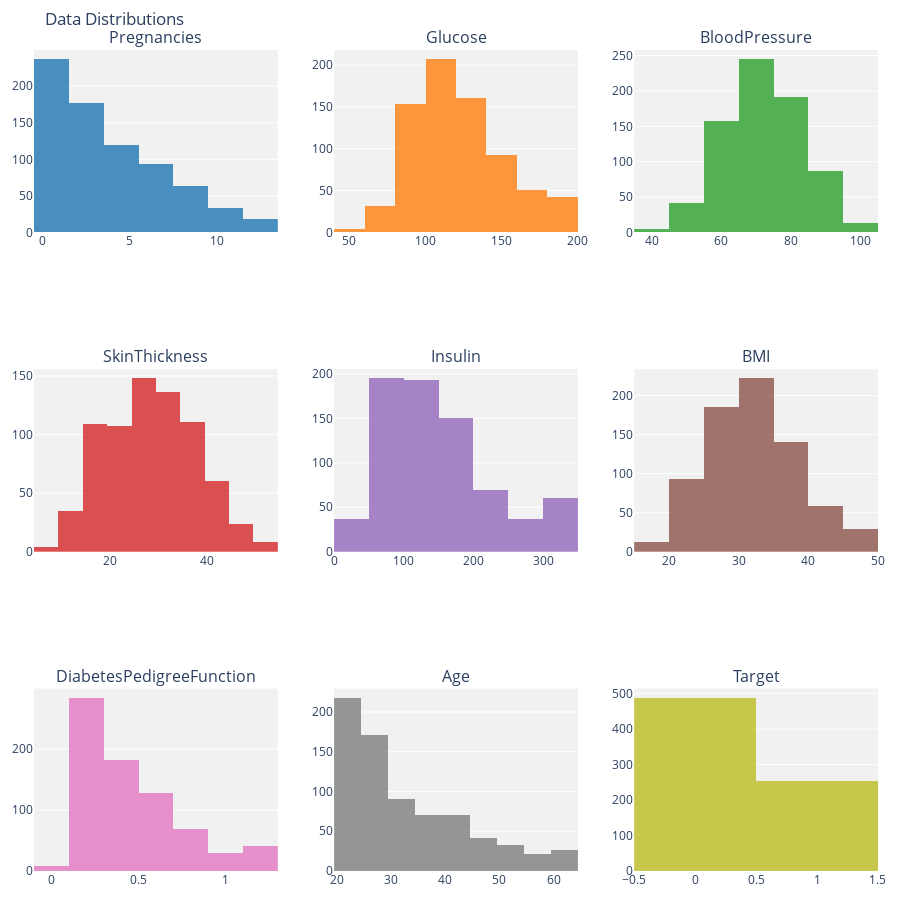

Here is the notebook cell this chart was saved with:
### Code cell
# Create a 3x3 grid of subplots
fig = make_subplots(rows=3, cols=3, subplot_titles=features + ['Target'])

# Define a color palette
colors = [
    'rgba(31, 119, 180, 0.8)', 'rgba(255, 127, 14, 0.8)', 'rgba(44, 160, 44, 0.8)',
    'rgba(214, 39, 40, 0.8)', 'rgba(148, 103, 189, 0.8)', 'rgba(140, 86, 75, 0.8)',
    'rgba(227, 119, 194, 0.8)', 'rgba(127, 127, 127, 0.8)', 'rgba(188, 189, 34, 0.8)'
]

# Add histograms for each feature
for i, feature in enumerate(features):
    row, col = (i // 3) + 1, (i % 3) + 1
    fig.add_trace(
        go.Histogram(
            x=df[feature],
            name=feature,
            marker_color=colors[i],
            hoverinfo="x+y",
            nbinsx=10
        ),
        row=row,
        col=col
    )

# Add target distribution
fig.add_trace(
    go.Histogram(
        x=df[target],
        name=target,
        marker_color=colors[-1],
        hoverinfo="x+y",
        nbinsx=2
    ),
    row=3,
    col=3
)

# Update layout for better appearance
fig.update_layout(
    height=900,
    width=900,
    title_text="Data Distributions",
    showlegend=False,
    plot_bgcolor='rgba(240, 240, 240, 0.9)',  # Light grey background
    margin=dict(t=50, l=20, r=20, b=20)
)

# Show the interactive figure
fig.show()

### Figure 1 — Plotly figure (JSON) as saved in the notebook; plotly's stock layout.template omitted (floating-point values rounded to 4 significant figures; data arrays with more than 128 entries replaced by an {"elided": "..."} marker saying what was removed)
{"data": [{"hoverinfo": "x+y", "marker": {"color": "rgba(31, 119, 180, 0.8)"}, "name": "Pregnancies", "nbinsx": 10, "type": "histogram", "x": {"elided": "742 int values"}, "xaxis": "x", "yaxis": "y"}, {"hoverinfo": "x+y", "marker": {"color": "rgba(255, 127, 14, 0.8)"}, "name": "Glucose", "nbinsx": 10, "type": "histogram", "x": {"elided": "742 float values"}, "xaxis": "x2", "yaxis": "y2"}, {"hoverinfo": "x+y", "marker": {"color": "rgba(44, 160, 44, 0.8)"}, "name": "BloodPressure", "nbinsx": 10, "type": "histogram", "x": {"elided": "742 float values"}, "xaxis": "x3", "yaxis": "y3"}, {"hoverinfo": "x+y", "marker": {"color": "rgba(214, 39, 40, 0.8)"}, "name": "SkinThickness", "nbinsx": 10, "type": "histogram", "x": {"elided": "742 int values"}, "xaxis": "x4", "yaxis": "y4"}, {"hoverinfo": "x+y", "marker": {"color": "rgba(148, 103, 189, 0.8)"}, "name": "Insulin", "nbinsx": 10, "type": "histogram", "x": {"elided": "742 float values"}, "xaxis": "x5", "yaxis": "y5"}, {"hoverinfo": "x+y", "marker": {"color": "rgba(140, 86, 75, 0.8)"}, "name": "BMI", "nbinsx": 10, "type": "histogram", "x": {"elided": "742 float values"}, "xaxis": "x6", "yaxis": "y6"}, {"hoverinfo": "x+y", "marker": {"color": "rgba(227, 119, 194, 0.8)"}, "name": "DiabetesPedigreeFunction", "nbinsx": 10, "type": "histogram", "x": {"elided": "742 float values"}, "xaxis": "x7", "yaxis": "y7"}, {"hoverinfo": "x+y", "marker": {"color": "rgba(127, 127, 127, 0.8)"}, "name": "Age", "nbinsx": 10, "type": "histogram", "x": {"elided": "742 int values"}, "xaxis": "x8", "yaxis": "y8"}, {"hoverinfo": "x+y", "marker": {"color": "rgba(188, 189, 34, 0.8)"}, "name": "Outcome", "nbinsx": 2, "type": "histogram", "x": {"elided": "742 int values"}, "xaxis": "x9", "yaxis": "y9"}], "layout": {"annotations": [{"font": {"size": 16}, "showarrow": false, "text": "Pregnancies", "x": 0.1444, "xanchor": "center", "xref": "paper", "y": 1, "yanchor": "bottom", "yref": "paper"}, {"font": {"size": 16}, "showarrow": false, "text": "Glucose", "x": 0.5, "xanchor": "center", "xref": "paper", "y": 1, "yanchor": "bottom", "yref": "paper"}, {"font": {"size": 16}, "showarrow": false, "text": "BloodPressure", "x": 0.8556, "xanchor": "center", "xref": "paper", "y": 1, "yanchor": "bottom", "yref": "paper"}, {"font": {"size": 16}, "showarrow": false, "text": "SkinThickness", "x": 0.1444, "xanchor": "center", "xref": "paper", "y": 0.6111, "yanchor": "bottom", "yref": "paper"}, {"font": {"size": 16}, "showarrow": false, "text": "Insulin", "x": 0.5, "xanchor": "center", "xref": "paper", "y": 0.6111, "yanchor": "bottom", "yref": "paper"}, {"font": {"size": 16}, "showarrow": false, "text": "BMI", "x": 0.8556, "xanchor": "center", "xref": "paper", "y": 0.6111, "yanchor": "bottom", "yref": "paper"}, {"font": {"size": 16}, "showarrow": false, "text": "DiabetesPedigreeFunction", "x": 0.1444, "xanchor": "center", "xref": "paper", "y": 0.2222, "yanchor": "bottom", "yref": "paper"}, {"font": {"size": 16}, "showarrow": false, "text": "Age", "x": 0.5, "xanchor": "center", "xref": "paper", "y": 0.2222, "yanchor": "bottom", "yref": "paper"}, {"font": {"size": 16}, "showarrow": false, "text": "Target", "x": 0.8556, "xanchor": "center", "xref": "paper", "y": 0.2222, "yanchor": "bottom", "yref": "paper"}], "height": 900, "margin": {"b": 20, "l": 20, "r": 20, "t": 50}, "plot_bgcolor": "rgba(240, 240, 240, 0.9)", "showlegend": false, "title": {"text": "Data Distributions"}, "width": 900, "xaxis": {"anchor": "y", "domain": [0, 0.2889]}, "xaxis2": {"anchor": "y2", "domain": [0.3556, 0.6444]}, "xaxis3": {"anchor": "y3", "domain": [0.7111, 1]}, "xaxis4": {"anchor": "y4", "domain": [0, 0.2889]}, "xaxis5": {"anchor": "y5", "domain": [0.3556, 0.6444]}, "xaxis6": {"anchor": "y6", "domain": [0.7111, 1]}, "xaxis7": {"anchor": "y7", "domain": [0, 0.2889]}, "xaxis8": {"anchor": "y8", "domain": [0.3556, 0.6444]}, "xaxis9": {"anchor": "y9", "domain": [0.7111, 1]}, "yaxis": {"anchor": "x", "domain": [0.7778, 1]}, "yaxis2": {"anchor": "x2", "domain": [0.7778, 1]}, "yaxis3": {"anchor": "x3", "domain": [0.7778, 1]}, "yaxis4": {"anchor": "x4", "domain": [0.3889, 0.6111]}, "yaxis5": {"anchor": "x5", "domain": [0.3889, 0.6111]}, "yaxis6": {"anchor": "x6", "domain": [0.3889, 0.6111]}, "yaxis7": {"anchor": "x7", "domain": [0, 0.2222]}, "yaxis8": {"anchor": "x8", "domain": [0, 0.2222]}, "yaxis9": {"anchor": "x9", "domain": [0, 0.2222]}}}
